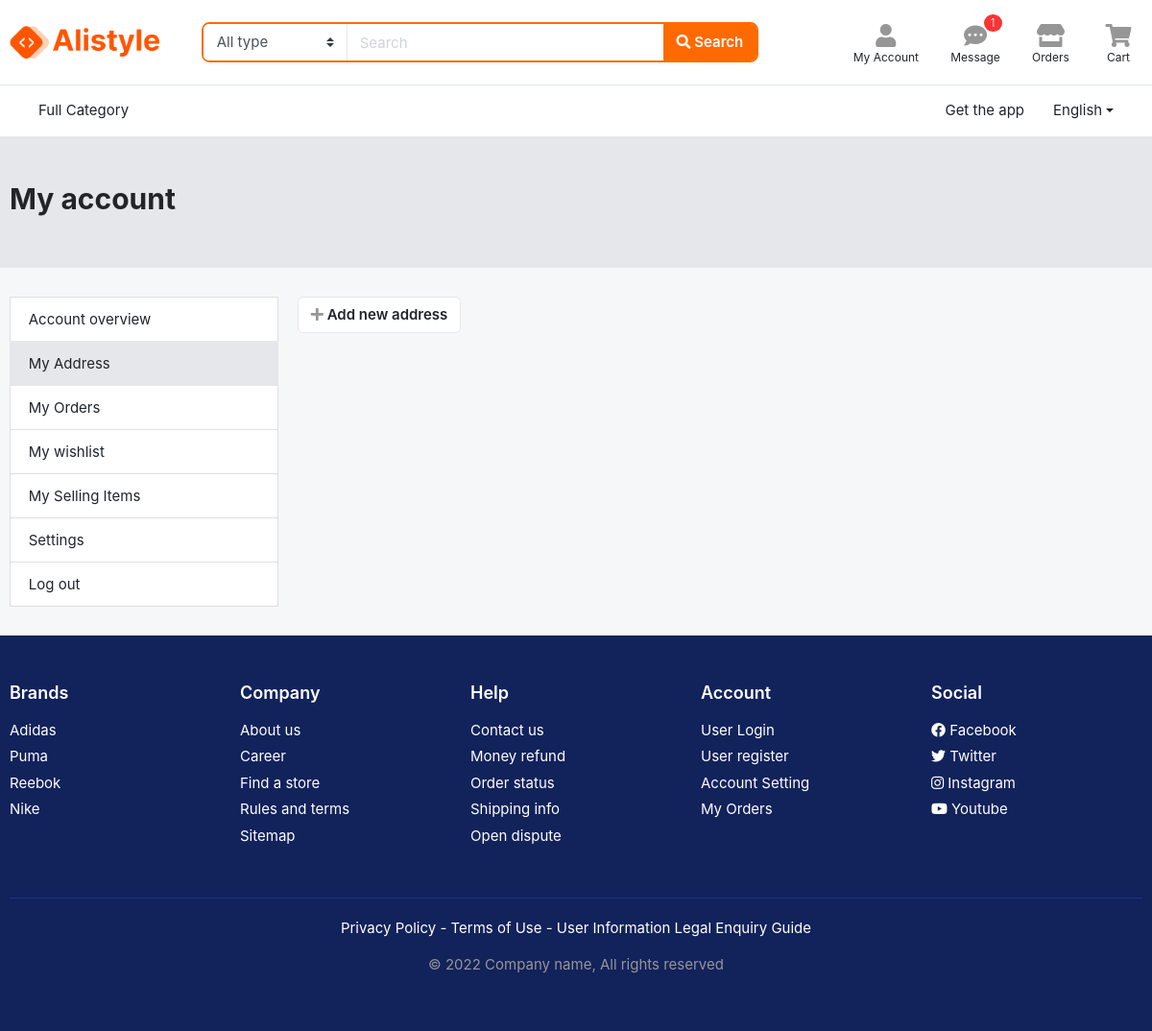
/profile/address/ (signed in), run on an earlier commit of the app's database.
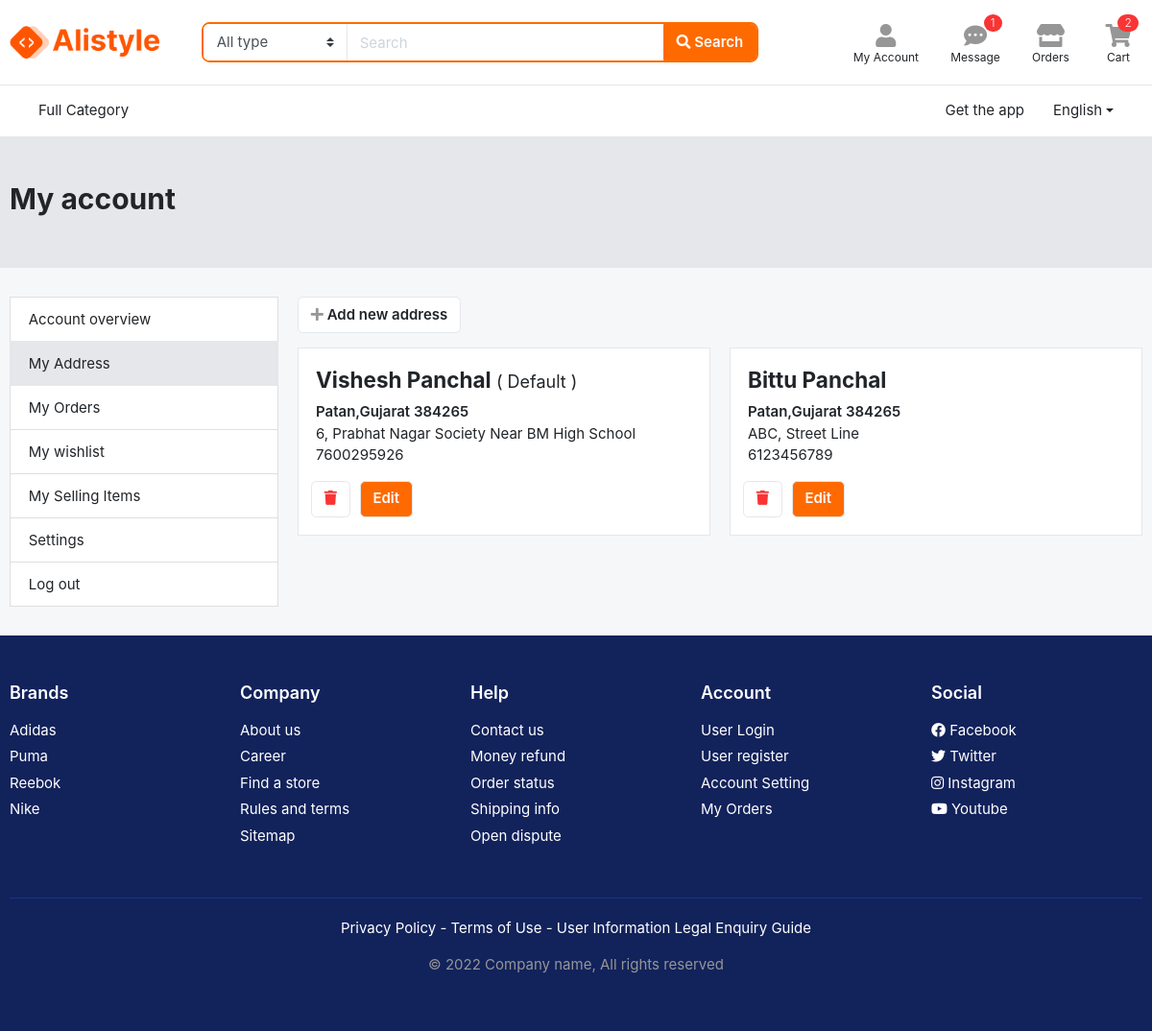
And on a later commit of the database.
### usr/models.py (models this page shows, shortened)
class UserProfileAddress(models.Model):
    user_id = models.IntegerField()
    first_name = models.CharField(max_length=65)
    last_name = models.CharField(max_length=65)
    email = models.EmailField(max_length=128)
    phone_number = models.CharField(max_length=10)
    city = models.CharField(max_length=64)
    state = models.CharField(max_length=64)
    zip_number = models.CharField(max_length=6)
    address_1 = models.CharField(null=False,max_length=256)
    address_2 = models.CharField(null=False,max_length=256)
    is_default = models.BooleanField(default=False)
    class Meta:
        verbose_name_plural = "ProfileAddress"
    """        structure :
        user_id : int
        product_ids :{ product_id :  [ [product_id, category_id],
                        [product_id, category_id],
                    ]}

    Returns:
        _type_: _description_
    """

### usr/add_views/address.py (the view)
# urls.py: path("address/",user_address,name="address"),
@login_required(login_url="accounts:account_login")
def user_address(request:HttpRequest,delete=0):
    user_id = request.user.id
    query_dict = UserProfileAddress.objects.filter(user_id=user_id).order_by("-is_default")
    return render(request,"profile_user/address.html",context={'addresses':query_dict})

### cart/context_processor.py (called while the page is built)
def intro(request):
    try:
        user_id = request.user.id
    except Exception:
        user_id = None
    context_return = dict()
    context_return["item_count"] = 0
    if user_id:
        user = CartModel.objects.filter(user_id=user_id)
        items = user[0].cart_items["products"]
        item_count = len(items)
        context_return["item_count"] = item_count
    return context_return

### templates/profile_user/address.html (shortened to what this page needs)
{% extends '../base/base.html' %}
{% block content %}
<section class="section-pagetop bg-gray">
<div class="container">
	<h2 class="title-page">My account</h2>
</div>
</section>
<section class="section-content padding-y">
	<div class="container">
	<div class="row">
		<aside class="col-md-3">
			<nav class="list-group">
				<a class="list-group-item" href="{% url 'profile:main' %}"> Account overview  </a>
                <div class="list-group-item active"> My Address </div>
				<a class="list-group-item" href="{% url 'profile:order' %}"> My Orders </a>
                <a class="list-group-item" href="{% url 'profile:wishlist' %}"> My wishlist </a>
                <a class="list-group-item" href="{% url 'profile:seller' %}"> My Selling Items </a>
                <a class="list-group-item" href="{% url 'profile:settings' %}"> Settings </a>
				<a class="list-group-item" href="{% url 'accounts:account_logout' %}"> Log out </a>
			</nav>
		</aside>
		<main class="col-md-9">
		<a href="{% url 'profile:add_address' %}" class="btn btn-light mb-3"> <i class="fa fa-plus"></i> Add new address </a>
        <div class="row">
        {% for address in addresses %}
            <div class="col-md-6">
                <article class="box mb-4">
                    <h4>{{address.first_name}} {{address.last_name}} {% if address.is_default %} <small>( Default )</small>{% endif %} </h4>
                    <b><p> {{address.city}},{{address.state}} {{address.zip_number}} </p></b>
                    <p> {{address.address_1}} <br /> {{address.phone_number}}</p>
                    <div class="form-row" >
                        <form action="/profile/address/delete/" method="post">
                            <button class="btn btn-light"> <i class="text-danger fa fa-trash"></i> </button>
                        </form>
                        <form action="" method="post" style="margin:0px 10px;">
                            <button class="btn btn-light bg-primary" style="color:white;"> Edit</button>
                        </form>
                    </div>
                </article>
            </div>
        {% endfor %}
        </div>
	</main>
</div>
</div>
</section>
{% endblock content %}

What changed in the data, as far as the page shows it:
added UserProfileAddress: first_name "Vishesh", last_name "Panchal", is_default "( Default )", city "Patan", state "Gujarat", zip_number "384265", address_1 "6, Prabhat Nagar Society Near BM High School", phone_number "7600295926"
added UserProfileAddress: first_name "Bittu", last_name "Panchal", city "Patan", state "Gujarat", zip_number "384265", address_1 "ABC, Street Line", phone_number "6123456789"
Also different on the page:
{{ item_count }}: (not shown) → "2"
